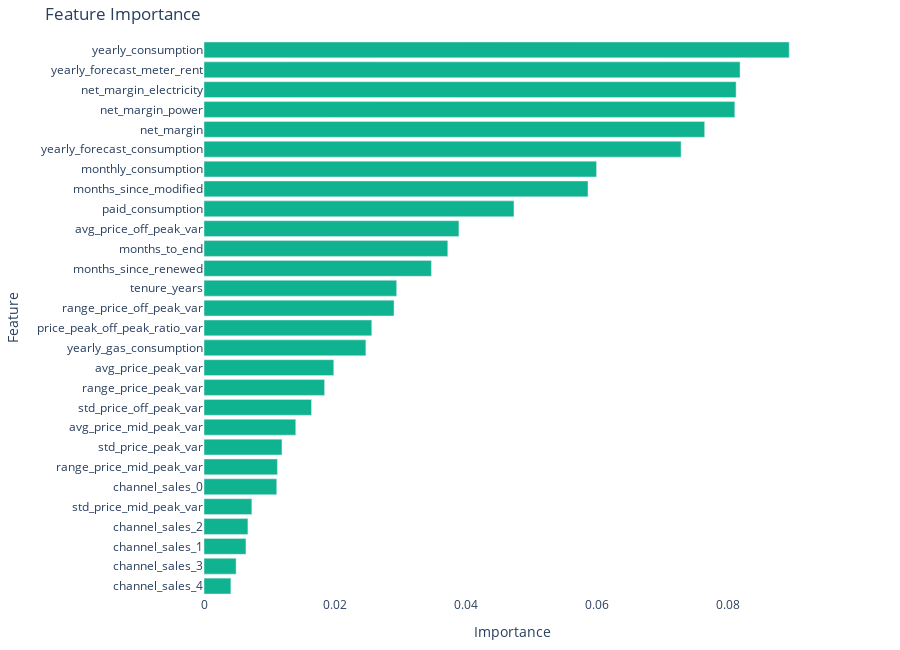

Notebook code for this chart:
### Markdown cell above
# Feature Importances

### Code cell
plot_importance(model, X_train)

### Figure 1 — Plotly figure (JSON) as saved in the notebook; plotly's stock layout.template omitted (floating-point values rounded to 4 significant figures)
{"data": [{"alignmentgroup": "True", "hovertemplate": "Importance=%{x}<br>Feature=%{y}<extra></extra>", "legendgroup": "", "marker": {"color": "#10b38f", "pattern": {"shape": ""}}, "name": "", "offsetgroup": "", "orientation": "h", "showlegend": false, "textposition": "auto", "type": "bar", "x": [0.0041, 0.0049, 0.0064, 0.0067, 0.0073, 0.0111, 0.0112, 0.0119, 0.014, 0.0164, 0.0184, 0.0198, 0.0247, 0.0256, 0.029, 0.0294, 0.0347, 0.0372, 0.0389, 0.0473, 0.0586, 0.0599, 0.0728, 0.0764, 0.081, 0.0812, 0.0818, 0.0893], "xaxis": "x", "y": ["channel_sales_4", "channel_sales_3", "channel_sales_1", "channel_sales_2", "std_price_mid_peak_var", "channel_sales_0", "range_price_mid_peak_var", "std_price_peak_var", "avg_price_mid_peak_var", "std_price_off_peak_var", "range_price_peak_var", "avg_price_peak_var", "yearly_gas_consumption", "price_peak_off_peak_ratio_var", "range_price_off_peak_var", "tenure_years", "months_since_renewed", "months_to_end", "avg_price_off_peak_var", "paid_consumption", "months_since_modified", "monthly_consumption", "yearly_forecast_consumption", "net_margin", "net_margin_power", "net_margin_electricity", "yearly_forecast_meter_rent", "yearly_consumption"], "yaxis": "y"}], "layout": {"barmode": "relative", "height": 650, "legend": {"tracegroupgap": 0}, "margin": {"b": 30, "t": 40}, "paper_bgcolor": "rgba(0,0,0,0)", "plot_bgcolor": "rgba(0,0,0,0)", "title": {"text": "Feature Importance"}, "xaxis": {"anchor": "y", "domain": [0, 1], "title": {"text": "Importance"}}, "yaxis": {"anchor": "x", "domain": [0, 1], "title": {"text": "Feature"}}}}
